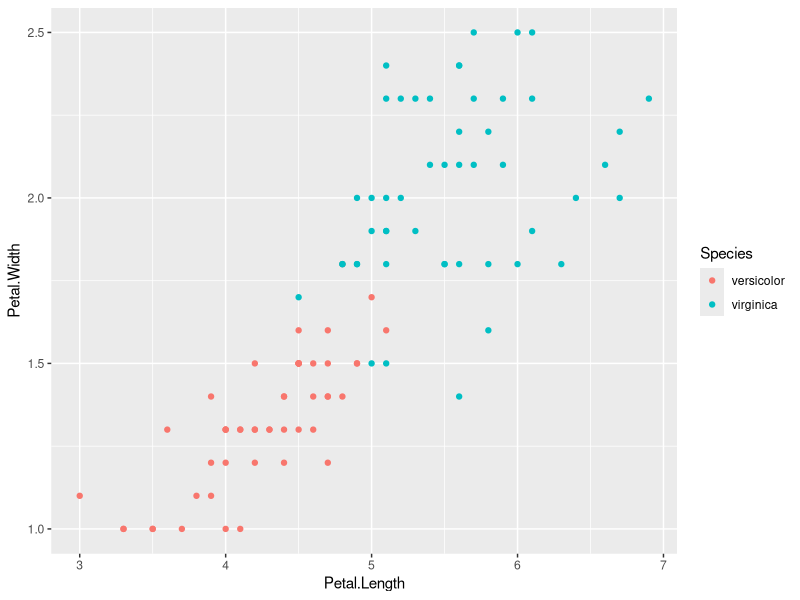
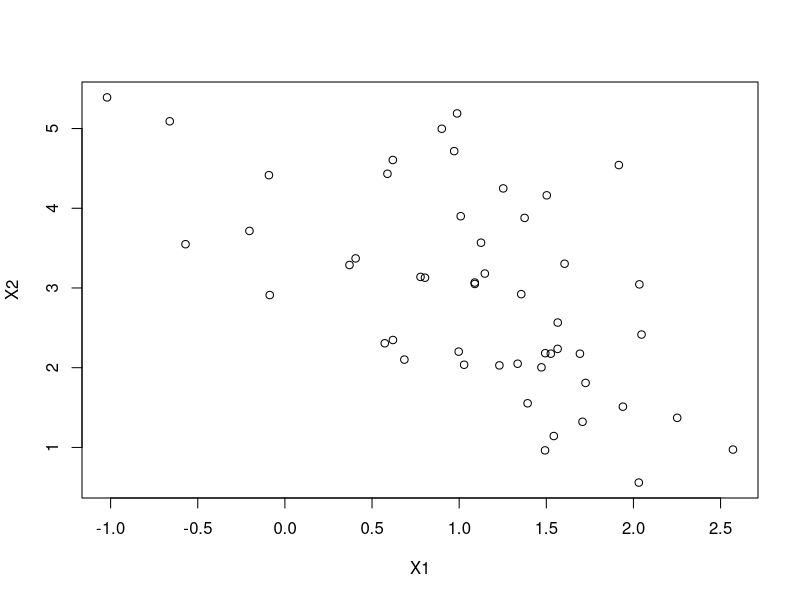
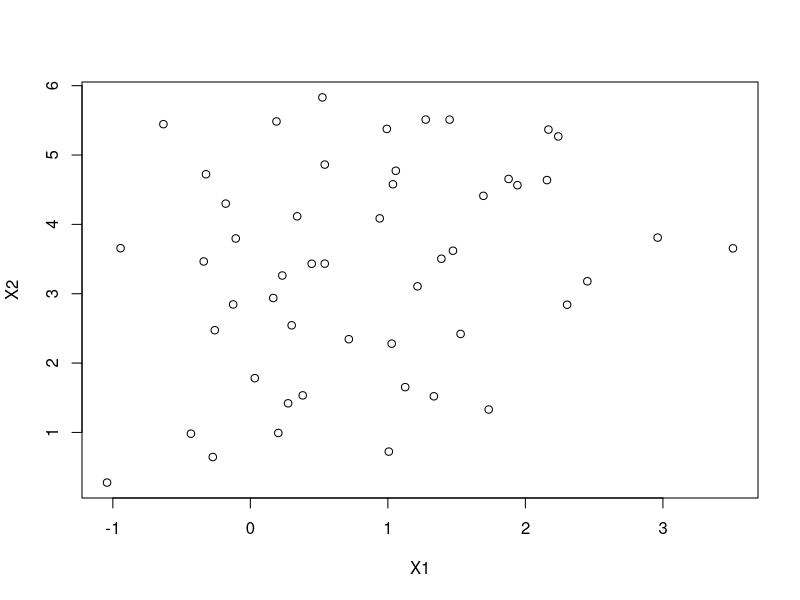
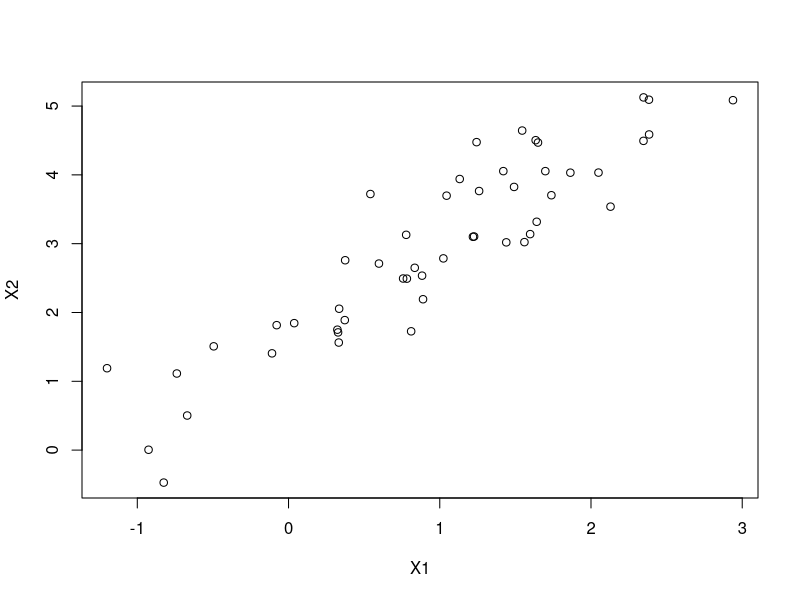
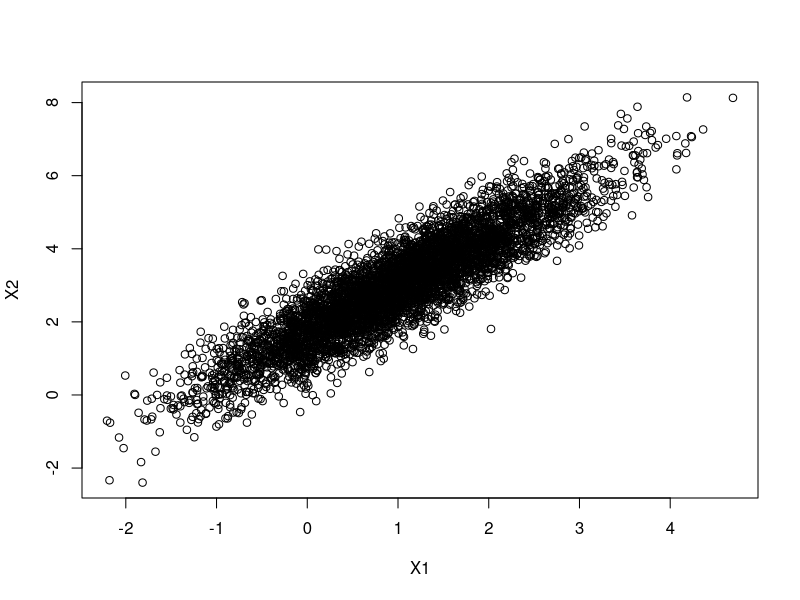

These figures' R source, in order: (Note: this script raises an error after producing the figures.)
## ---- chunk 1
data(iris)
d<-iris

library(tidyverse)

iris %>%
  filter(Species %in% c("versicolor", "virginica")) %>%
  ggplot(aes(x = Petal.Length, y = Petal.Width, color = Species)) +
  geom_point()
## ---- chunk 2

rbinorm <- function(n, mu1, mu2, rho, sigma1_sq, sigma2_sq) {
  # returns an n x 2 matrix
  # where each row is realization of the bivariate normal distribution
  
  sigma1 <- sqrt(sigma1_sq)
  sigma2 <- sqrt(sigma2_sq)
  
  u <- rnorm(n)
  v <- rnorm(n)
  
  x1 <- mu1 + sigma1 * sqrt(1 - rho^2) * u + sigma1 * rho * v
  x2 <- mu2 + sigma2 * v
  
  return(cbind(x1, x2))
}

# rho = -0.7
genpoints<-rbinorm(50, 1, 3, -0.7, 1, 2)
plot(genpoints, xlab="X1", ylab="X2")

# rho = 0.1
genpoints<-rbinorm(50, 1, 3, 0.1, 1, 2)
plot(genpoints, xlab="X1", ylab="X2")

# rho = 0.9
genpoints<-rbinorm(50, 1, 3, 0.9, 1, 2)
plot(genpoints, xlab="X1", ylab="X2")

# testing with more samples to show elliptically contoured shape
genpoints <- rbinorm(5000, 1, 3, 0.9, 1, 2)
plot(genpoints, xlab="X1", ylab="X2")

  
## ---- chunk 3

M <- rbinorm(50, 1, 3, 0.7, 1, 3)
colMeans(M)
cov(M)

N <- rbinorm(10000, 1, 3, 0.7, 1, 3)
colMeans(N)
cov(N)

## ---- chunk 4
...
## ---- chunk 5
classify <- function(width, length) {
  # returns 0 if flower is of type 0
  # and 1 if flower is of type 1
  
  r0_sq <- (...)
  r1_sq <- (...)
  
  if (r0_sq < log(.../...) + 2*log(.../...) + r1_sq) {
    return(0)
  } else {
    return(1)
  }
}
